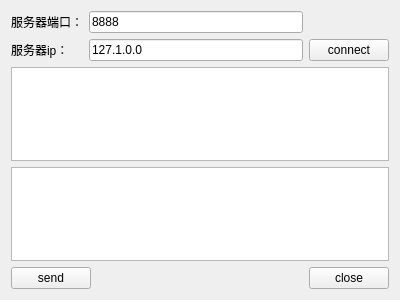
<?xml version="1.0" encoding="UTF-8"?>
<ui version="4.0">
 <class>ClicentWidget</class>
 <widget class="QWidget" name="ClicentWidget">
  <property name="geometry">
   <rect>
    <x>0</x>
    <y>0</y>
    <width>400</width>
    <height>300</height>
   </rect>
  </property>
  <property name="windowTitle">
   <string>Form</string>
  </property>
  <layout class="QGridLayout" name="gridLayout">
   <item row="0" column="0">
    <widget class="QLabel" name="label">
     <property name="text">
      <string>服务器端口：</string>
     </property>
    </widget>
   </item>
   <item row="0" column="1" colspan="2">
    <widget class="QLineEdit" name="lineEditPort">
     <property name="text">
      <string>8888</string>
     </property>
    </widget>
   </item>
   <item row="1" column="0">
    <widget class="QLabel" name="label_2">
     <property name="text">
      <string>服务器ip：</string>
     </property>
    </widget>
   </item>
   <item row="1" column="1" colspan="2">
    <widget class="QLineEdit" name="lineEditIp">
     <property name="text">
      <string>127.1.0.0</string>
     </property>
    </widget>
   </item>
   <item row="2" column="0" colspan="4">
    <widget class="QTextEdit" name="readEdit"/>
   </item>
   <item row="3" column="0" colspan="4">
    <widget class="QTextEdit" name="writeEdit"/>
   </item>
   <item row="4" column="0" colspan="2">
    <widget class="QPushButton" name="sendButton">
     <property name="text">
      <string>send</string>
     </property>
    </widget>
   </item>
   <item row="4" column="2">
    <spacer name="horizontalSpacer">
     <property name="orientation">
      <enum>Qt::Horizontal</enum>
     </property>
     <property name="sizeHint" stdset="0">
      <size>
       <width>207</width>
       <height>20</height>
      </size>
     </property>
    </spacer>
   </item>
   <item row="4" column="3">
    <widget class="QPushButton" name="closeButton">
     <property name="text">
      <string>close</string>
     </property>
    </widget>
   </item>
   <item row="1" column="3">
    <widget class="QPushButton" name="ButtonConnect">
     <property name="text">
      <string>connect</string>
     </property>
    </widget>
   </item>
  </layout>
 </widget>
 <resources/>
 <connections/>
</ui>
